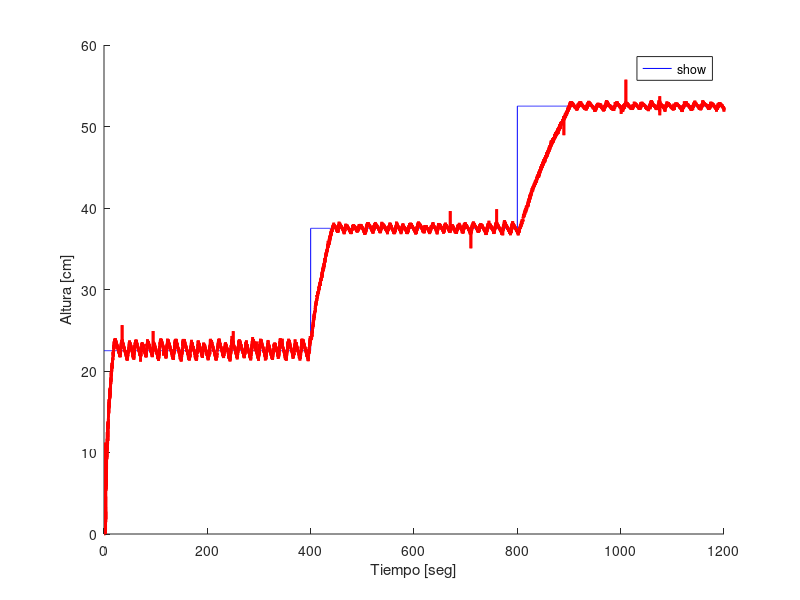

Source code (MATLAB):
%%%%%%%%%%%%%%%%%%%%%%%%%%%%%%%%%%%%%%%%%%%%%%%%%%%%%%%%%%%%%%%%%%%%%%%%%%%
% Primeros prueba: PRBS: 10% Ts: 5[seg]
%%%%%%%%%%%%%%%%%%%%%%%%%%%%%%%%%%%%%%%%%%%%%%%%%%%%%%%%%%%%%%%%%%%%%%%%%%%
load('data/lineal/control_pi_v01');

figure; hold on;
plot(hr(:,1), hr(:,2), 'b','displayname','Referencia');
plot(hr(:,1), hr(:,3), 'r', 'displayname','Salida planta','Linewidth', 2);
xlabel('Tiempo [seg]'); ylabel('Altura [cm]');
legend(gca,'show','location','best');

%% Rescatar los datos de la prueba en laboratorio

% rescatar los indices de los limites de cada rango en los datos
lb = find(hr(:,3)>22.5,1):find(hr(:,2)>22.5,1); % rango bajo
lm = find(hr(:,3)>37.5,1):find(hr(:,2)>37.5,1); % rango medio
la = find(hr(:,3)>52.5,1):size(hr(:,2),1); % rango alto

%% Generar base de datos rango Bajo
t = hr(lb,1);       % tiempo
ref = hr(lb,2);     % referencia
h = hr(lb,3);       % altura
f = u(lb,3);        % porcentaje frecuencia
save('data/lineal/data_bajo_prbs_10_ts_5.mat','t','ref','h','f');

%% Generar base de datos rango Medio
t = hr(lm,1);       % tiempo
ref = hr(lm,2);     % referencia
h = hr(lm,3);       % altura
f = u(lm,3);        % porcentaje frecuencia
save('data/lineal/data_medio_prbs_10_ts_5.mat','t','ref','h','f');

%% Generar base de datos rango Alto
t = hr(la,1);       % tiempo
ref = hr(la,2);     % referencia
h = hr(la,3);       % altura
f = u(la,3);        % porcentaje frecuencia
save('data/lineal/data_alto_prbs_10_ts_5.mat','t','ref','h','f');
clear;

%%%%%%%%%%%%%%%%%%%%%%%%%%%%%%%%%%%%%%%%%%%%%%%%%%%%%%%%%%%%%%%%%%%%%%%%%%%
% Segunda prueba: PRBS: 2% Ts: 0.05[seg]
%%%%%%%%%%%%%%%%%%%%%%%%%%%%%%%%%%%%%%%%%%%%%%%%%%%%%%%%%%%%%%%%%%%%%%%%%%%
load('data/lineal/test_prbs_rapida');
hr = [h_ref_out(:,1) h_ref_out(:,3) h_ref_out(:,2)];
u = [pi_out(:,1) pi_out(:,3) pi_out(:,2)];

%% Rescatar los datos de la prueba en laboratorio

lb = find(hr(:,3)>22.5,1):find(hr(:,2)>22.5,1); % rango bajo
lm = find(hr(:,3)>37.5,1):find(hr(:,2)>37.5,1); % rango medio
la = find(hr(:,3)>52.5,1):size(hr(:,2),1); % rango alto

%% Generar base de datos rango Bajo
t = hr(lb,1);       % tiempo
ref = hr(lb,2);     % referencia
h = hr(lb,3);       % altura
f = u(lb,3);        % porcentaje frecuencia
save('data/lineal/data_bajo_prbs_2_ts_005.mat','t','ref','h','f');

%% Generar base de datos rango Medio
t = hr(lm,1);       % tiempo
ref = hr(lm,2);     % referencia
h = hr(lm,3);       % altura
f = u(lm,3);        % porcentaje frecuencia
save('data/lineal/data_medio_prbs_2_ts_005.mat','t','ref','h','f');

%% Generar base de datos rango Alto
t = hr(la,1);       % tiempo
ref = hr(la,2);     % referencia
h = hr(la,3);       % altura
f = u(la,3);        % porcentaje frecuencia
save('data/lineal/data_alto_prbs_2_ts_005.mat','t','ref','h','f');

%%%%%%%%%%%%%%%%%%%%%%%%%%%%%%%%%%%%%%%%%%%%%%%%%%%%%%%%%%%%%%%%%%%%%%%%%%%
% Tercera prueba: PRBS: 2% Ts: 5[seg]
%%%%%%%%%%%%%%%%%%%%%%%%%%%%%%%%%%%%%%%%%%%%%%%%%%%%%%%%%%%%%%%%%%%%%%%%%%%
load('data/lineal/test_prbs_banda5sec');
hr = [h_ref_out(:,1) h_ref_out(:,3) h_ref_out(:,2)];
u = [pi_out(:,1) pi_out(:,3) pi_out(:,2)];

%% Rescatar los datos de la prueba en laboratorio

lb = find(hr(:,3)>22.5,1):find(hr(:,2)>22.5,1); % rango bajo
lm = find(hr(:,3)>37.5,1):find(hr(:,2)>37.5,1); % rango medio
la = find(hr(:,3)>52.5,1):size(hr(:,2),1); % rango alto

%% Generar base de datos rango Bajo
t = hr(lb,1);       % tiempo
ref = hr(lb,2);     % referencia
h = hr(lb,3);       % altura
f = u(lb,3);        % porcentaje frecuencia
save('data/lineal/data_bajo_prbs_2_ts_5.mat','t','ref','h','f');

%% Generar base de datos rango Medio
t = hr(lm,1);       % tiempo
ref = hr(lm,2);     % referencia
h = hr(lm,3);       % altura
f = u(lm,3);        % porcentaje frecuencia
save('data/lineal/data_medio_prbs_2_ts_5.mat','t','ref','h','f');

%% Generar base de datos rango Alto
t = hr(la,1);       % tiempo
ref = hr(la,2);     % referencia
h = hr(la,3);       % altura
f = u(la,3);        % porcentaje frecuencia
save('data/lineal/data_alto_prbs_2_ts_5.mat','t','ref','h','f');


